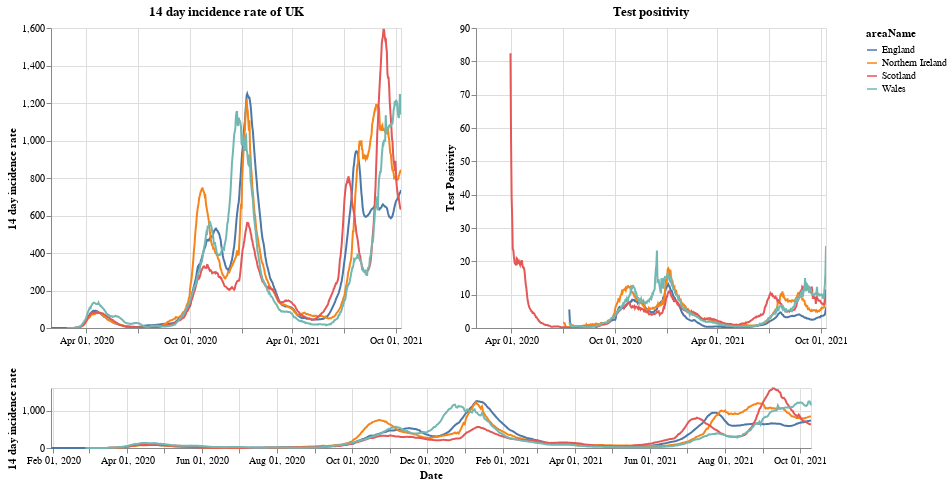

The notebook cell this image was saved under:
### Markdown cell above
# Plots

First a plot with each country in the UK. The top right shows the positivity rate for (which is the percentage of registered tests which were positive) while the top left is the 14 day incidence rate. The bottom chart can be used to select the timeframe (does not work on a mobile device).

### Code cell
#collapse
brush = alt.selection(type='interval', name='DateBrush',encodings=['x'],fields=['Time'])
leg_selection = alt.selection_multi(fields=['areaName'], bind='legend')

base = alt.Chart(uk_cases).mark_line().encode(
    x=alt.X("yearmonthdate(date):T", axis=alt.Axis(title='Date')),
    y=alt.Y("twoWeeklyCasesRate:Q", axis=alt.Axis(title='14 day incidence rate')),
    tooltip=['areaName', 'date','twoWeeklyCasesRate', 'testPositivity'],
    color='areaName',
    opacity=alt.condition(leg_selection, alt.value(2), alt.value(0.1))
).add_selection(leg_selection).properties(width=350)

upper = base.encode(alt.X('yearmonthdate(date):T', axis=alt.Axis(title=''),
                         scale=alt.Scale(domain=brush))
                   ).properties(title=f'14 day incidence rate of UK')
upper_right = upper.encode(alt.Y('testPositivity:Q', axis=alt.Axis(title='Test Positivity'))).properties(title='Test positivity')
lower = base.properties(height=60, width = 760).add_selection(brush)

(upper | upper_right) & lower

### Figure 1 — Vega-Lite specification as saved in the notebook (floating-point values rounded to 4 significant figures; data arrays with more than 128 entries replaced by an {"elided": "..."} marker saying what was removed)
{"config": {"view": {"continuousWidth": 400, "continuousHeight": 300}}, "vconcat": [{"hconcat": [{"mark": "line", "encoding": {"color": {"type": "nominal", "field": "areaName"}, "opacity": {"condition": {"value": 2, "selection": "selector001"}, "value": 0.1}, "tooltip": [{"type": "nominal", "field": "areaName"}, {"type": "temporal", "field": "date"}, {"type": "quantitative", "field": "twoWeeklyCasesRate"}, {"type": "quantitative", "field": "testPositivity"}], "x": {"type": "temporal", "axis": {"title": ""}, "field": "date", "scale": {"domain": {"selection": "DateBrush"}}, "timeUnit": "yearmonthdate"}, "y": {"type": "quantitative", "axis": {"title": "14 day incidence rate"}, "field": "twoWeeklyCasesRate"}}, "selection": {"selector001": {"type": "multi", "fields": ["areaName"], "bind": "legend"}}, "title": "14 day incidence rate of UK", "width": 350}, {"mark": "line", "encoding": {"color": {"type": "nominal", "field": "areaName"}, "opacity": {"condition": {"value": 2, "selection": "selector001"}, "value": 0.1}, "tooltip": [{"type": "nominal", "field": "areaName"}, {"type": "temporal", "field": "date"}, {"type": "quantitative", "field": "twoWeeklyCasesRate"}, {"type": "quantitative", "field": "testPositivity"}], "x": {"type": "temporal", "axis": {"title": ""}, "field": "date", "scale": {"domain": {"selection": "DateBrush"}}, "timeUnit": "yearmonthdate"}, "y": {"type": "quantitative", "axis": {"title": "Test Positivity"}, "field": "testPositivity"}}, "selection": {"selector001": {"type": "multi", "fields": ["areaName"], "bind": "legend"}}, "title": "Test positivity", "width": 350}]}, {"mark": "line", "encoding": {"color": {"type": "nominal", "field": "areaName"}, "opacity": {"condition": {"value": 2, "selection": "selector001"}, "value": 0.1}, "tooltip": [{"type": "nominal", "field": "areaName"}, {"type": "temporal", "field": "date"}, {"type": "quantitative", "field": "twoWeeklyCasesRate"}, {"type": "quantitative", "field": "testPositivity"}], "x": {"type": "temporal", "axis": {"title": "Date"}, "field": "date", "timeUnit": "yearmonthdate"}, "y": {"type": "quantitative", "axis": {"title": "14 day incidence rate"}, "field": "twoWeeklyCasesRate"}}, "height": 60, "selection": {"selector001": {"type": "multi", "fields": ["areaName"], "bind": "legend"}, "DateBrush": {"type": "interval", "encodings": ["x"], "fields": ["Time"]}}, "width": 760}], "data": {"name": "data-4f82e36d886938c7fa32ece21df6e569"}, "$schema": "https://vega.github.io/schema/vega-lite/v4.8.1.json", "datasets": {"data-4f82e36d886938c7fa32ece21df6e569": {"elided": "2388 records"}}}
